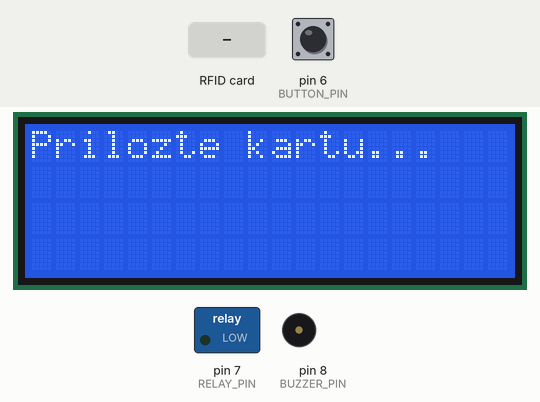
Bench run of a sketch on a simulated Arduino Uno, built with avr-gcc and run on an emulated ATmega328P. Shown: 20×4 character LCD, switched loads named in the sketch (green lamp = pin HIGH), buzzer (waves = sounding). The inputs (shaded band) are chosen by the test bench; at power-on: pin 6 (BUTTON_PIN) HIGH. Pins used as bus, display or sensor lines are not drawn.

Above: at 1.3 s.
1.4 s: RFID card 07 82 F1 AE held to the reader
At 1.8 s:
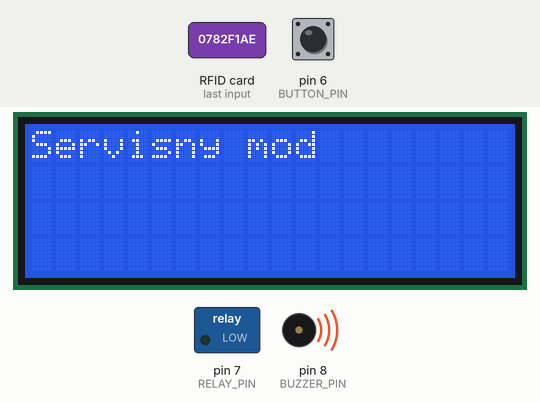
At 2.5 s:
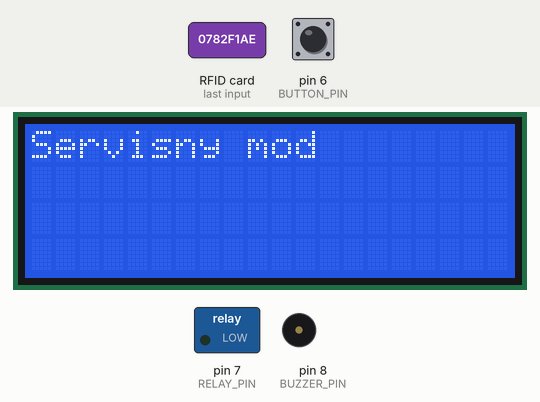
3.4 s: pin 6 (BUTTON_PIN) pulled LOW for 0.15 s
At 4.7 s:
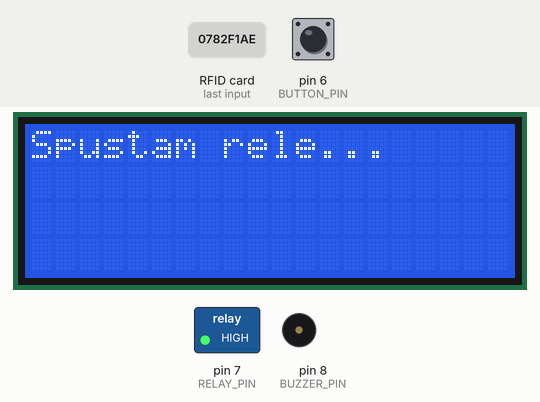
Timing chart, 0 to 15.4 s (numbered marks = the images above; inputs shaded):
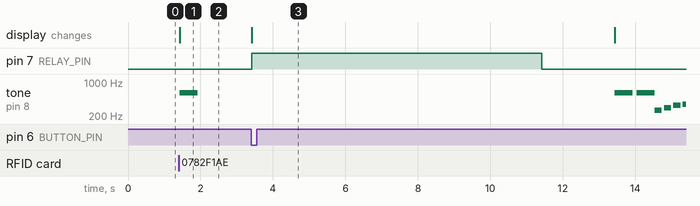

Measured:
- after the input at 1.4 s, tone on pin 8 (BUZZER_PIN): silent → 600 Hz at once, → silent 0.50 s later; the display: changes at once (image 1)
- after the input at 3.4 s, pin 7 (RELAY_PIN): LOW → HIGH at once, → LOW 8.0 s later; tone on pin 8 (BUZZER_PIN): plays 600 Hz for 0.50 s, 600 Hz for 0.50 s, 262 Hz for 0.20 s, 294 Hz for 0.20 s, 330 Hz for 0.20 s, 349 Hz for 0.09 s, starting after 10.0 s; the display: changes at once (image 3)

The sketch:

automat.ino
```cpp
#include <SPI.h>
#include <MFRC522.h>
#include <Wire.h>
#include <LiquidCrystal_I2C.h>

#define RST_PIN   9     // Pin RST na RC522
#define SS_PIN    10    // Pin SDA (SS) na RC522
#define BUZZER_PIN 8    // Pin pre bzučák
#define RELAY_PIN 7     // Pin pre relé
#define BUTTON_PIN 6    // Pin pre tlačidlo

MFRC522 mfrc522(SS_PIN, RST_PIN);  // Vytvorenie inštancie MFRC522
LiquidCrystal_I2C lcd(0x27, 20, 4); // Nastavenie adresy LCD a rozmerov (20x4)

// UID kariet (vaše skutočné UID)
byte card1UID[] = {0x07, 0x82, 0xF1, 0xAE}; // Prvá karta
byte card2UID[] = {0xE3, 0xCC, 0x31, 0x1E}; // Druhá karta

bool serviceMode = false; // Stav servisného módu

void setup() {
  Serial.begin(9600);   // Inicializácia sériovej komunikácie
  SPI.begin();          // Inicializácia SPI komunikácie
  mfrc522.PCD_Init();   // Inicializácia MFRC522
  lcd.init();           // Inicializácia LCD
  lcd.backlight();      // Zapnutie podsvietenia LCD
  pinMode(BUZZER_PIN, OUTPUT); // Nastavenie bzučáka ako výstup
  pinMode(RELAY_PIN, OUTPUT);  // Nastavenie relé ako výstup
  pinMode(BUTTON_PIN, INPUT_PULLUP); // Nastavenie tlačidla ako vstup s pull-up rezistorom

  lcd.setCursor(0, 0);
  lcd.print("Prilozte kartu...");
}

void loop() {
  // Kontrola, či je karta priložená
  if (mfrc522.PICC_IsNewCardPresent() && mfrc522.PICC_ReadCardSerial()) {
    // Kontrola UID karty
    if (compareUID(mfrc522.uid.uidByte, card1UID)) {
      // Prvá karta
      if (!serviceMode) {
        activateServiceMode();
      }
    } else if (compareUID(mfrc522.uid.uidByte, card2UID)) {
      // Druhá karta
      if (!serviceMode) {
        runNormalProcess(); // Spustenie procesu "Polozte kelimok"
      }
    }

    // Zastavenie čítania karty
    mfrc522.PICC_HaltA();
  }

  // Kontrola tlačidla v servisnom móde
  if (serviceMode && digitalRead(BUTTON_PIN) == LOW) {
    runRelaySequence();
    while (digitalRead(BUTTON_PIN) == LOW) {
      delay(10); // Čakanie, kým sa tlačidlo uvoľní
    }
  }
}

// Funkcia na aktiváciu servisného módu
void activateServiceMode() {
  lcd.clear();
  lcd.setCursor(0, 0);
  lcd.print("Servisny mod");
  serviceMode = true;
  playBeep(600, 500); // Prehratie tónu 600 Hz na 500 ms
}

// Funkcia na deaktiváciu servisného módu
void deactivateServiceMode() {
  lcd.clear();
  lcd.setCursor(0, 0);
  lcd.print("Prilozte kartu...");
  serviceMode = false;
  playBeep(600, 500); // Prehratie tónu 600 Hz na 500 ms
}

// Funkcia na spustenie normálneho procesu (karta číslo 2)
void runNormalProcess() {
  while (true) { // Nekonečný cyklus, kým sa proces neopakuje
    lcd.clear();
    lcd.setCursor(0, 0);
    lcd.print("Polozte kelimok");
    lcd.setCursor(0, 1);
    lcd.print(" A stlaite tlacidlo...");

    // Čakanie na stlačenie tlačidla
    while (digitalRead(BUTTON_PIN) == HIGH) {
      delay(10); // Čakanie, kým sa tlačidlo stlačí
    }

    // Spustenie relé na 8 sekúnd
    lcd.clear();
    lcd.setCursor(0, 0);
    lcd.print("Capujem, Pockajte prosim");
    digitalWrite(RELAY_PIN, HIGH); // Zapnutie relé
    delay(8000); // Čakanie 8 sekúnd
    digitalWrite(RELAY_PIN, LOW);  // Vypnutie relé

    // Čakanie 10 sekúnd od začiatku procesu
    delay(10000); // Celkovo 10 sekúnd (8 sekúnd relé + 2 sekundy čakania)

    // Prehratie pesničky
    lcd.clear();
    lcd.setCursor(0, 0);
    lcd.print("D'akujeme");
    playMelody(); // Prehratie krátkej pesničky

    // Návrat do pôvodného stavu
    lcd.clear();
    lcd.setCursor(0, 0);
    lcd.print("Prilozte kartu...");

    // Čakanie na priloženie karty pre opakovanie procesu
    while (!mfrc522.PICC_IsNewCardPresent() || !mfrc522.PICC_ReadCardSerial()) {
      delay(10); // Čakanie na novú kartu
    }

    // Kontrola, či je priložená karta číslo 2
    if (compareUID(mfrc522.uid.uidByte, card2UID)) {
      break; // Ukončenie cyklu, ak je priložená karta číslo 2
    }
  }
}

// Funkcia na spustenie relé a sekvencie v servisnom móde
void runRelaySequence() {
  lcd.clear();
  lcd.setCursor(0, 0);
  lcd.print("Spustam rele...");
  digitalWrite(RELAY_PIN, HIGH); // Zapnutie relé
  delay(8000); // Čakanie 8 sekúnd
  digitalWrite(RELAY_PIN, LOW);  // Vypnutie relé

  delay(2000); // Čakanie 2 sekundy

  lcd.clear();
  lcd.setCursor(0, 0);
  lcd.print("Dakujeme!");
  playBeep(600, 500); // Prehratie tónu 600 Hz na 500 ms
  delay(100);
  playBeep(600, 500); // Prehratie tónu 600 Hz na 500 ms

  playMelody(); // Prehratie krátkej pesničky

  lcd.clear();
  lcd.setCursor(0, 0);
  lcd.print("Prilozte kartu...");
}

// Funkcia na porovnanie UID karty
bool compareUID(byte *uid1, byte *uid2) {
  for (byte i = 0; i < 4; i++) {
    if (uid1[i] != uid2[i]) {
      return false;
    }
  }
  return true;
}

// Funkcia na prehratie tónu
void playBeep(int frequency, int duration) {
  tone(BUZZER_PIN, frequency, duration); // Prehratie tónu
  delay(duration); // Čakanie počas trvania tónu
  noTone(BUZZER_PIN); // Vypnutie tónu
}

// Funkcia na prehratie krátkej pesničky
void playMelody() {
  int melody[] = {262, 294, 330, 349, 392, 440, 494, 523}; // Noty pre pesničku
  int noteDurations[] = {200, 200, 200, 200, 200, 200, 200, 200}; // Trvanie not

  for (int i = 0; i < 8; i++) {
    tone(BUZZER_PIN, melody[i], noteDurations[i]);
    delay(noteDurations[i] * 1.30);
    noTone(BUZZER_PIN);
  }
}
```
